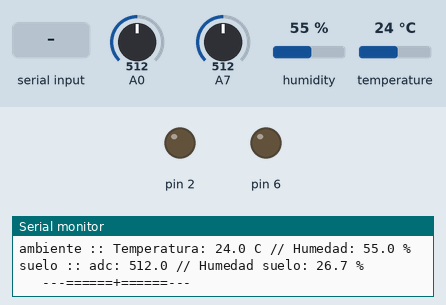
This sketch was run on a simulated Arduino Nano, built with avr-gcc and run on an emulated ATmega328P. Parts: output pins drawn as LEDs (lit = HIGH), the last lines printed to the serial monitor. Dashed ring = blinking. The inputs (shaded band) are chosen by the test bench; at power-on: A0 = 512, A7 = 512, humidity 55 %, temperature 24 °C.

Above: at 1.3 s.
1.4 s: "m 1\n" received over Serial
At 5.44 s:
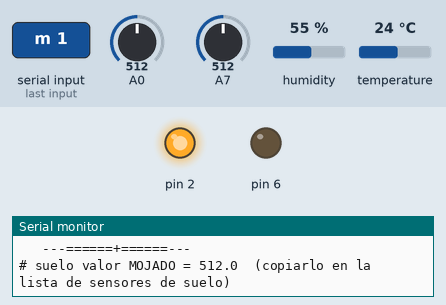
12.2 s: A0 set to 1010
22.6 s: "90,45,200\n" received over Serial
27.8 s: "1,90\n" received over Serial
At 31.62 s:
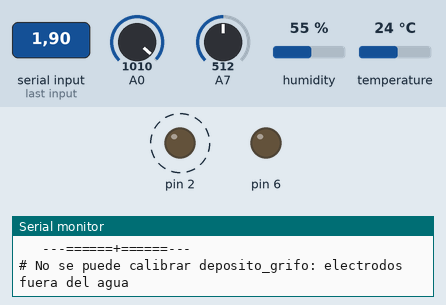
Timing chart, 0 to 33.3 s (numbered marks = the images above; inputs shaded):
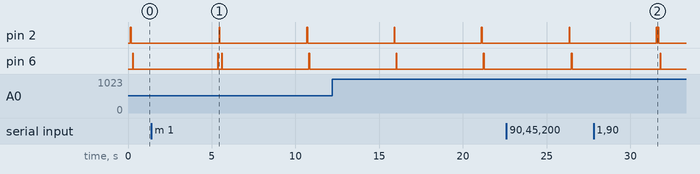

The sketch:

SGA_conductividad_archivos.ino
```cpp
// ============================================================
//  SGA_sensores.ino
//  Programa principal: mide conductividad, temperatura/humedad del aire
//  y humedad del suelo.
//
//  Archivos de la carpeta:
//    SensorConductividad.h / .cpp : sensores de conductividad
//    SensorAmbiente.h / .cpp      : sensor DHT (temperatura y humedad)
//    SensorHumedadSuelo.h / .cpp  : sensor de humedad en suelo
//
//  Calibración de conductividad: con los tornillos de un sensor en una
//  solución de conductividad conocida, escribir en el Monitor Serie
//  (9600 baudios, "Nueva línea"):  número_de_sensor  conductividad_uS/cm
//  Ejemplo:                        1 1413
//
//  Calibración de humedad de suelo (dos puntos):
//    s 1   -> con el sensor 1 al aire (seco): guarda el punto 0 %
//    m 1   -> con el sensor 1 en agua (mojado): guarda el punto 100 %
// ============================================================

#include "SensorConductividad.h"
#include "SensorAmbiente.h"
#include "SensorHumedadSuelo.h"

const unsigned long INTERVALO_MS = 5000;   // Tiempo entre mediciones (ms)
int contador = 0;

// ---------- Sensores de conductividad ----------
// Formato: SensorConductividad("nombre", pinExcitacion, pinLectura, R1, K)

const int NUM_SENSORES_COND = 1;

SensorConductividad sensores[NUM_SENSORES_COND] = {
  SensorConductividad("deposito_grifo", 2, A0, 1000.0, 35.81)
  // Cuando esté conectado el segundo sensor:
  // , SensorConductividad("deposito_sal", 2, A1, 1000.0, 35.81)
};


// ---------- Sensor de temperatura y humedad ----------
// Formato: SensorAmbiente("nombre", pinDatos, tipo)
// tipo: DHT11 (azul, más común) o DHT22 (blanco)

SensorAmbiente ambiente("ambiente", 4, DHT11);


// ---------- Sensores de humedad de suelo ----------
// Formato: SensorHumedadSuelo("nombre", pinLectura, valorSeco, valorMojado)
// Opcional: un quinto dato con el pin que alimenta el sensor (para
// sensores resistivos), por ejemplo:  ("maceta", A2, 600, 250, 7)
// Los valores seco/mojado son orientativos: calibrarlos con "s 1" y "m 1"
// y copiar luego los valores que muestre el Monitor Serie.

const int NUM_SENSORES_SUELO = 1;

SensorHumedadSuelo suelos[NUM_SENSORES_SUELO] = {
  SensorHumedadSuelo("suelo", A7, 600.0, 270.0, 6)
};

// ---------- Programa ----------

void setup() {
  Serial.begin(9600);

  for (int i = 0; i < NUM_SENSORES_COND; i++) {
    sensores[i].iniciar();
  }
  ambiente.iniciar();
  for (int i = 0; i < NUM_SENSORES_SUELO; i++) {
    suelos[i].iniciar();
  }

  Serial.println("Para calibrar conductividad: numero_de_sensor  conductividad_en_uS/cm");
  Serial.println("Ejemplo: 1 1413");
  Serial.println("Para calibrar suelo: s N (seco, al aire)  |  m N (mojado, en agua)");
  Serial.println("Ejemplo: s 1");
}


void loop() {
  contador++;
  // 1) Calibración, si llegó un comando por serie
  if (Serial.available() > 0) {
    char primero = Serial.peek();

    if (primero == 's' || primero == 'S' || primero == 'm' || primero == 'M') {
      // --- Calibración de humedad de suelo: "s N" o "m N" ---
      bool esSeco = (primero == 's' || primero == 'S');
      Serial.read();                                   // Consume la letra
      int numero = Serial.parseInt();
      while (Serial.available() > 0) Serial.read();    // Limpia el resto de la línea

      if (numero >= 1 && numero <= NUM_SENSORES_SUELO) {
        SensorHumedadSuelo &g = suelos[numero - 1];
        bool ok = esSeco ? g.calibrarSeco() : g.calibrarMojado();
        if (ok) {
          Serial.print("# ");
          Serial.print(g.nombre());
          Serial.print(esSeco ? " valor SECO = " : " valor MOJADO = ");
          Serial.print(esSeco ? g.valorSeco() : g.valorMojado(), 1);
          Serial.println("  (copiarlo en la lista de sensores de suelo)");
        } else {
          Serial.print("# Lectura invalida en ");
          Serial.print(g.nombre());
          Serial.println(": revisar conexion");
        }
      } else {
        Serial.println("# Comando no valido. Formato: s N  o  m N (ej: s 1)");
      }

    } else {
      // --- Calibración de conductividad: "sensor referencia" ---
      int numero = Serial.parseInt();
      float referencia = Serial.parseFloat();
      while (Serial.available() > 0) Serial.read();    // Limpia el resto de la línea

      if (numero >= 1 && numero <= NUM_SENSORES_COND && referencia > 0) {
        SensorConductividad &s = sensores[numero - 1];
        if (s.calibrar(referencia)) {
          Serial.print("# ");
          Serial.print(s.nombre());
          Serial.print(" calibrado. Nuevo K = ");
          Serial.print(s.k(), 2);
          Serial.println("  (copiarlo en la lista de sensores)");
        } else {
          Serial.print("# No se puede calibrar ");
          Serial.print(s.nombre());
          Serial.println(": electrodos fuera del agua");
        }
      } else {
        Serial.println("# Comando no valido. Formato: numero_de_sensor conductividad (ej: 1 1413)");
      }
    }
  }

  Serial.print(" -==={ Lectura N ");
  Serial.print(contador);
  Serial.println(" }===-");

  // 2) Medir y mostrar la conductividad
  for (int i = 0; i < NUM_SENSORES_COND; i++) {
    sensores[i].medir();

    Serial.print(sensores[i].nombre());
    Serial.print(" :: adc: ");
    Serial.print(sensores[i].adc(), 1);
    Serial.print(" // Vout: ");
    Serial.print(sensores[i].vout(), 3);
    Serial.print(" V // ");

    if (sensores[i].hayAgua()) {
      Serial.print("R2: ");
      Serial.print(sensores[i].resistencia(), 1);
      Serial.print(" ohm // Conductividad: ");
      Serial.print(sensores[i].conductividad(), 1);
      Serial.println(" uS/cm");
    } else {
      Serial.println("Sin agua (electrodos fuera o secos)");
    }
  }

  // 3) Medir y mostrar temperatura y humedad del aire
  ambiente.medir();
  Serial.print(ambiente.nombre());
  if (ambiente.lecturaValida()) {
    Serial.print(" :: Temperatura: ");
    Serial.print(ambiente.temperatura(), 1);
    Serial.print(" C // Humedad: ");
    Serial.print(ambiente.humedad(), 1);
    Serial.println(" %");
  } else {
    Serial.println(" :: Error de lectura (revisar conexion y tipo de sensor)");
  }

  // 4) Medir y mostrar la humedad del suelo
  for (int i = 0; i < NUM_SENSORES_SUELO; i++) {
    suelos[i].medir();

    Serial.print(suelos[i].nombre());
    if (suelos[i].lecturaValida()) {
      Serial.print(" :: adc: ");
      Serial.print(suelos[i].adc(), 1);
      Serial.print(" // Humedad suelo: ");
      Serial.print(suelos[i].humedad(), 1);
      Serial.println(" %");
    } else {
      Serial.println(" :: Error de lectura (sensor desconectado o en corto)");
    }
  }

  Serial.println("   ---======+======--- ");
  Serial.println(); // Línea entre ciclos

  delay(INTERVALO_MS);
}
```

SensorAmbiente.cpp
```cpp
// ============================================================
//  SensorAmbiente.cpp
//  Implementación de la clase SensorAmbiente.
// ============================================================

#include "SensorAmbiente.h"


// Constructor: guarda los datos y crea el objeto DHT de la librería.
SensorAmbiente::SensorAmbiente(const char* nombre, byte pin, byte tipo)
  : _nombre(nombre), _dht(pin, tipo),
    _temperatura(0), _humedad(0), _valida(false) {}


// Inicia la comunicación con el sensor. Se llama una vez en setup().
void SensorAmbiente::iniciar() {
  _dht.begin();
}


// Lee temperatura y humedad.
// Si la lectura falla (cable suelto, sensor mal conectado), la librería
// devuelve NaN ("no es un número"); en ese caso se conservan los últimos
// valores buenos y se marca la lectura como no válida.
void SensorAmbiente::medir() {
  float t = _dht.readTemperature();   // °C
  float h = _dht.readHumidity();      // % humedad relativa

  _valida = !(isnan(t) || isnan(h));

  if (_valida) {
    _temperatura = t;
    _humedad = h;
  }
}
```

SensorAmbiente.h
```cpp
// ============================================================
//  SensorAmbiente.h
//  Sensor de temperatura y humedad del aire (DHT11 / DHT22).
//
//  Requiere la librería "DHT sensor library" de Adafruit
//  (Programa > Incluir librería > Administrar bibliotecas).
//
//  Conexión del módulo de 3 pines:
//     + (VCC)        -> 5 V
//     OUT / S (DATA) -> pin digital (por ejemplo D4)
//     - (GND)        -> GND
// ============================================================

#pragma once
#include <Arduino.h>
#include <DHT.h>       // Define también DHT11 y DHT22

class SensorAmbiente {
  public:
    // Constructor:
    //   nombre : texto para identificarlo en pantalla
    //   pin    : pin digital donde está conectado el pin de datos
    //   tipo   : DHT11 o DHT22 (según el sensor que tengas)
    SensorAmbiente(const char* nombre, byte pin, byte tipo);

    void iniciar();     // Inicia la comunicación con el sensor
    void medir();       // Lee temperatura y humedad

    // Consultas: devuelven los datos de la última medición válida.
    const char* nombre() { return _nombre; }
    float temperatura()  { return _temperatura; }   // °C
    float humedad()      { return _humedad; }       // % de humedad relativa
    bool lecturaValida() { return _valida; }        // false si la última lectura falló

  private:
    const char* _nombre;
    DHT _dht;              // Objeto de la librería que habla con el sensor
    float _temperatura;
    float _humedad;
    bool _valida;
};
```

SensorConductividad.cpp
```cpp
// ============================================================
//  SensorConductividad.cpp
//  Implementación de la clase: acá está el código de cada función.
//
//  Fórmulas:   Vout = adc * 5 / 1023
//              R2   = Vout * R1 / (5 - Vout)    (R2 = resistencia del agua)
//              σ    = K / R2                    (K = constante de celda)
//              1 S/m = 10000 uS/cm
// ============================================================

#include "SensorConductividad.h"

// "SensorConductividad::" indica que cada función pertenece a la clase.


// Constructor: guarda los datos que recibe en las variables internas.
SensorConductividad::SensorConductividad(const char* nombre, byte pinExcitacion,byte pinLectura, float r1, float k)  : _nombre(nombre), _pinExc(pinExcitacion), _pinLec(pinLectura), _r1(r1), _k(k), _adc(0), _vout(0), _r2(0), _hayAgua(false) {}

// Deja el pin de excitación como salida y apagado.
void SensorConductividad::iniciar() {
  pinMode(_pinExc, OUTPUT);
  digitalWrite(_pinExc, LOW);
}


// Hace una medición y guarda los resultados dentro del objeto.
void SensorConductividad::medir() {
  _adc = leerAdc();
  _vout = _adc * VIN / 1023.0;
  _hayAgua = (_adc > ADC_MIN && _adc < ADC_MAX);

  if (_hayAgua) {
    _r2 = _vout * _r1 / (VIN - _vout);
  } else {
    _r2 = 0;
  }
}


// Mide y calcula K a partir de una conductividad de referencia (uS/cm).
// Devuelve false si los electrodos están fuera del agua.
bool SensorConductividad::calibrar(float referenciaUsCm) {
  medir();
  if (!_hayAgua) return false;
  _k = (referenciaUsCm / 10000.0) * _r2;     // K = σ (S/m) * R2
  return true;
}


// Conductividad de la última medición, en uS/cm.
float SensorConductividad::conductividad() {
  if (!_hayAgua) return 0;
  return (_k / _r2) * 10000.0;               // S/m -> uS/cm
}


// Enciende la excitación, lee el pin varias veces y devuelve el promedio.
// La excitación solo está encendida mientras se mide, para no corroer
// los tornillos.
float SensorConductividad::leerAdc() {
  digitalWrite(_pinExc, HIGH);
  delay(10);                       // Espera a que se estabilice

  analogRead(_pinLec);             // Primera lectura: se descarta

  long suma = 0;
  for (int i = 0; i < MUESTRAS; i++) {
    suma += analogRead(_pinLec);
    delay(2);
  }

  digitalWrite(_pinExc, LOW);
  return suma / (float)MUESTRAS;
}
```

SensorConductividad.h
```cpp
// ============================================================
//  SensorConductividad.h
//  Declaración de la clase: qué datos tiene y qué sabe hacer.
//  El detalle de cómo lo hace está en SensorConductividad.cpp
//
//  Circuito de cada sensor:

//     pinExcitacion ---[ R1 ]---+--- Electrodo A
//                               |
//                          pinLectura (A0, A1...)
//
//     GND ----------------------- Electrodo B
//
// ============================================================

#pragma once          // Evita que el archivo se incluya dos veces
#include <Arduino.h>  // Necesario para usar byte, analogRead, etc.

// ---------- Configuración general (igual para todos los sensores) ----------

const float VIN = 5.0;       // Tensión de excitación (V)
const int MUESTRAS = 20;     // Lecturas que se promedian en cada medición

// Rango de lectura válido (cuentas del ADC, 0 a 1023). Fuera de este rango
// se considera que los electrodos están fuera del agua o en cortocircuito.
const float ADC_MIN = 5;
const float ADC_MAX = 1000;


// ---------- Clase ----------

class SensorConductividad {
  public:
    // Constructor: se ejecuta al crear cada sensor y recibe sus datos propios.
    //   nombre        : texto para identificarlo en pantalla
    //   pinExcitacion : pin digital que da 5 V (D2, D3...)
    //   pinLectura    : pin analógico donde se lee Vout (A0, A1...)
    //   r1            : resistencia fija de ese sensor (ohm)
    //   k             : constante de celda inicial (1/m)
    SensorConductividad(const char* nombre, byte pinExcitacion, byte pinLectura, float r1, float k);

    void iniciar();                          // Deja el pin de excitación apagado
    void medir();                            // Mide y guarda los resultados
    bool calibrar(float referenciaUsCm);     // Calcula K con una solución patrón

    // Consultas: devuelven los datos de la última medición.
    const char* nombre() { return _nombre; }
    float adc()          { return _adc; }
    float vout()         { return _vout; }
    float resistencia()  { return _r2; }
    float k()            { return _k; }
    bool hayAgua()       { return _hayAgua; }
    float conductividad();                   // En uS/cm

  private:
    float leerAdc();                         // Promedio de varias lecturas

    // Datos propios de cada sensor (el guion bajo indica "interno").
    const char* _nombre;
    byte _pinExc;
    byte _pinLec;
    float _r1;
    float _k;

    // Resultados de la última medición.
    float _adc;
    float _vout;
    float _r2;
    bool _hayAgua;
};
```

SensorHumedadSuelo.cpp
```cpp
// ============================================================
//  SensorHumedadSuelo.cpp
//  Implementación de la clase SensorHumedadSuelo.
//
//  Fórmula:  humedad (%) = (seco - adc) * 100 / (seco - mojado)
//  El resultado se limita al rango 0 - 100 %.
// ============================================================

#include "SensorHumedadSuelo.h"


// Constructor: guarda los datos que recibe en las variables internas.
SensorHumedadSuelo::SensorHumedadSuelo(const char* nombre, byte pinLectura,
                                       float valorSeco, float valorMojado,
                                       byte pinAlimentacion)
  : _nombre(nombre), _pinLec(pinLectura), _pinAlim(pinAlimentacion),
    _seco(valorSeco), _mojado(valorMojado),
    _adc(0), _humedad(0), _valida(false) {}


// Si se usa pin de alimentación, lo deja como salida y apagado.
void SensorHumedadSuelo::iniciar() {
  if (_pinAlim != SIN_PIN_ALIM) {
    pinMode(_pinAlim, OUTPUT);
    digitalWrite(_pinAlim, LOW);
  }
}


// Hace una medición y guarda los resultados dentro del objeto.
void SensorHumedadSuelo::medir() {
  _adc = leerAdc();
  _valida = (_adc > SUELO_ADC_MIN && _adc < SUELO_ADC_MAX);

  if (_valida && _seco != _mojado) {
    _humedad = (_seco - _adc) * 100.0 / (_seco - _mojado);
    _humedad = constrain(_humedad, 0.0, 100.0);
  } else {
    _humedad = 0;
  }
}


// Mide y guarda la lectura actual como "punto seco" (0 %).
bool SensorHumedadSuelo::calibrarSeco() {
  _adc = leerAdc();
  if (_adc <= SUELO_ADC_MIN || _adc >= SUELO_ADC_MAX) return false;
  _seco = _adc;
  return true;
}


// Mide y guarda la lectura actual como "punto mojado" (100 %).
bool SensorHumedadSuelo::calibrarMojado() {
  _adc = leerAdc();
  if (_adc <= SUELO_ADC_MIN || _adc >= SUELO_ADC_MAX) return false;
  _mojado = _adc;
  return true;
}


// Lee el pin varias veces y devuelve el promedio.
// Si hay pin de alimentación, solo se enciende mientras se mide.
float SensorHumedadSuelo::leerAdc() {
  if (_pinAlim != SIN_PIN_ALIM) {
    digitalWrite(_pinAlim, HIGH);
    delay(10);                     // Espera a que se estabilice
  }

  // Detección de sensor desconectado: con la resistencia pull-up interna
  // activada, un pin sin nada conectado sube a ~1023. Un sensor conectado
  // fija su propia tensión y la lectura queda por debajo.
  pinMode(_pinLec, INPUT_PULLUP);
  delay(5);
  analogRead(_pinLec);
  int prueba = analogRead(_pinLec);
  pinMode(_pinLec, INPUT);         // Vuelve a entrada normal

  if (prueba >= SUELO_ADC_MAX) {
    if (_pinAlim != SIN_PIN_ALIM) digitalWrite(_pinAlim, LOW);
    return 1023;                   // Se interpreta como "sin sensor" (lectura inválida)
  }

  analogRead(_pinLec);             // Primera lectura: se descarta

  long suma = 0;
  for (int i = 0; i < MUESTRAS_SUELO; i++) {
    suma += analogRead(_pinLec);
    delay(2);
  }

  if (_pinAlim != SIN_PIN_ALIM) {
    digitalWrite(_pinAlim, LOW);
  }
  return suma / (float)MUESTRAS_SUELO;
}
```

Source omitted: SensorHumedadSuelo.h (2836 bytes)

Measured:
- by itself, pin 2: alternates HIGH for 0.05 s and LOW for 5.2 s
